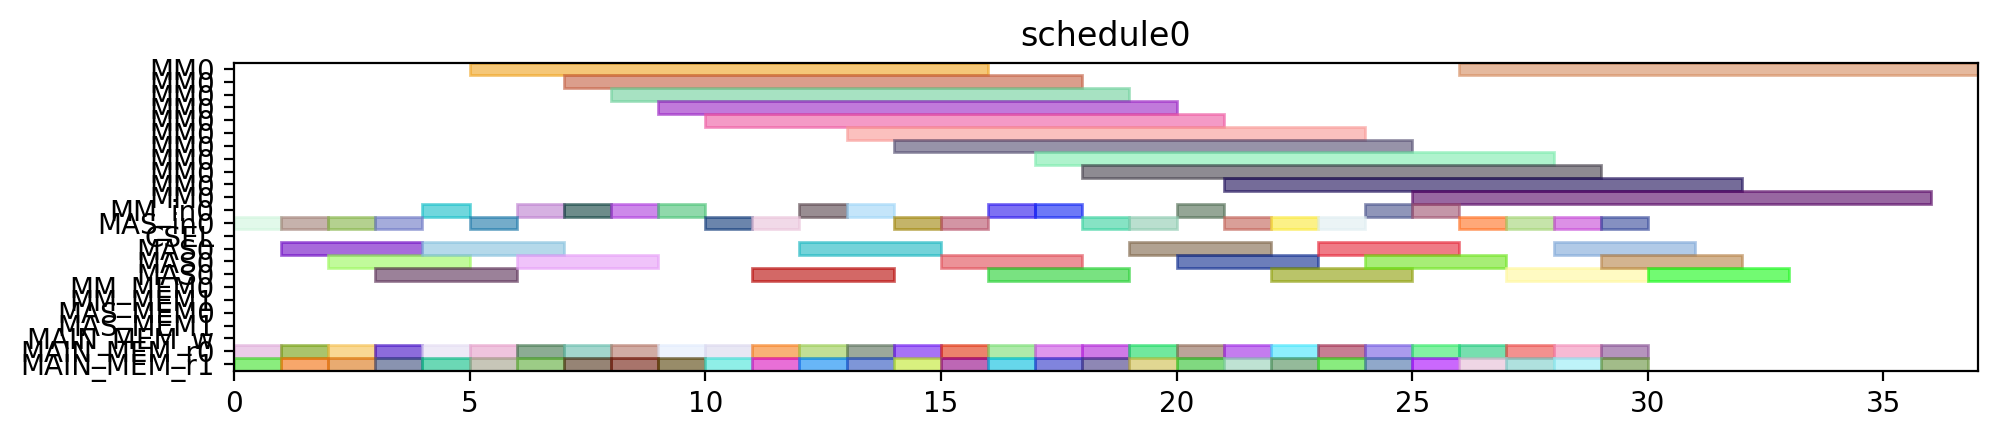

Generate this figure with Python:
from pyschedule import Scenario, solvers, plotters, alt


def solve():
	horizon = 120
	S = Scenario("schedule0", horizon=horizon)

	# resource
	MM = S.Resources('MM', num=1, size=11)
	MM_in = S.Resources('MM_in', num=1)
	MAS_in = S.Resources('MAS_in', num=1)
	CSEL = S.Resource('CSEL')
	MAS = S.Resources('MAS', num=1, size=3, periods=range(1, horizon))
	MM_MEM = S.Resources('MM_MEM', num=2)
	MAS_MEM = S.Resources('MAS_MEM', num=2)
	MAIN_MEM_w = S.Resource('MAIN_MEM_w', size=1)
	MAIN_MEM_r = S.Resources('MAIN_MEM_r', num=2)

	# result of previous scheduling

	# new tasks
	T1_t0 = S.Task('T1_t0', length=3, delay_cost=1)
	T1_t0 += alt(MAS)
	T1_t0_in = S.Task('T1_t0_in', length=1, delay_cost=1)
	T1_t0_in += alt(MAS_in)
	S += T1_t0_in*MAS_in[0]<=T1_t0*MAS[0]

	T1_t0_mem0 = S.Task('T1_t0_mem0', length=1, delay_cost=1)
	T1_t0_mem0 += MAIN_MEM_r[0]
	S += T1_t0_mem0 <= T1_t0

	T1_t0_mem1 = S.Task('T1_t0_mem1', length=1, delay_cost=1)
	T1_t0_mem1 += MAIN_MEM_r[1]
	S += T1_t0_mem1 <= T1_t0

	T1_t1 = S.Task('T1_t1', length=3, delay_cost=1)
	T1_t1 += alt(MAS)
	T1_t1_in = S.Task('T1_t1_in', length=1, delay_cost=1)
	T1_t1_in += alt(MAS_in)
	S += T1_t1_in*MAS_in[0]<=T1_t1*MAS[0]

	T1_t1_mem0 = S.Task('T1_t1_mem0', length=1, delay_cost=1)
	T1_t1_mem0 += MAIN_MEM_r[0]
	S += T1_t1_mem0 <= T1_t1

	T1_t1_mem1 = S.Task('T1_t1_mem1', length=1, delay_cost=1)
	T1_t1_mem1 += MAIN_MEM_r[1]
	S += T1_t1_mem1 <= T1_t1

	T1_t3 = S.Task('T1_t3', length=11, delay_cost=1)
	T1_t3 += alt(MM)
	T1_t3_in = S.Task('T1_t3_in', length=1, delay_cost=1)
	T1_t3_in += alt(MM_in)
	S += T1_t3_in*MM_in[0]<=T1_t3*MM[0]
	T1_t3_mem0 = S.Task('T1_t3_mem0', length=1, delay_cost=1)
	T1_t3_mem0 += MAIN_MEM_r[0]
	S += T1_t3_mem0 <= T1_t3

	T1_t3_mem1 = S.Task('T1_t3_mem1', length=1, delay_cost=1)
	T1_t3_mem1 += MAIN_MEM_r[1]
	S += T1_t3_mem1 <= T1_t3

	T2_t0 = S.Task('T2_t0', length=11, delay_cost=1)
	T2_t0 += alt(MM)
	T2_t0_in = S.Task('T2_t0_in', length=1, delay_cost=1)
	T2_t0_in += alt(MM_in)
	S += T2_t0_in*MM_in[0]<=T2_t0*MM[0]
	T2_t0_mem0 = S.Task('T2_t0_mem0', length=1, delay_cost=1)
	T2_t0_mem0 += MAIN_MEM_r[0]
	S += T2_t0_mem0 <= T2_t0

	T2_t0_mem1 = S.Task('T2_t0_mem1', length=1, delay_cost=1)
	T2_t0_mem1 += MAIN_MEM_r[1]
	S += T2_t0_mem1 <= T2_t0

	T2_t1 = S.Task('T2_t1', length=11, delay_cost=1)
	T2_t1 += alt(MM)
	T2_t1_in = S.Task('T2_t1_in', length=1, delay_cost=1)
	T2_t1_in += alt(MM_in)
	S += T2_t1_in*MM_in[0]<=T2_t1*MM[0]
	T2_t1_mem0 = S.Task('T2_t1_mem0', length=1, delay_cost=1)
	T2_t1_mem0 += MAIN_MEM_r[0]
	S += T2_t1_mem0 <= T2_t1

	T2_t1_mem1 = S.Task('T2_t1_mem1', length=1, delay_cost=1)
	T2_t1_mem1 += MAIN_MEM_r[1]
	S += T2_t1_mem1 <= T2_t1

	T2_t2 = S.Task('T2_t2', length=3, delay_cost=1)
	T2_t2 += alt(MAS)
	T2_t2_in = S.Task('T2_t2_in', length=1, delay_cost=1)
	T2_t2_in += alt(MAS_in)
	S += T2_t2_in*MAS_in[0]<=T2_t2*MAS[0]

	T2_t2_mem0 = S.Task('T2_t2_mem0', length=1, delay_cost=1)
	T2_t2_mem0 += MAIN_MEM_r[0]
	S += T2_t2_mem0 <= T2_t2

	T2_t2_mem1 = S.Task('T2_t2_mem1', length=1, delay_cost=1)
	T2_t2_mem1 += MAIN_MEM_r[1]
	S += T2_t2_mem1 <= T2_t2

	T2_t3 = S.Task('T2_t3', length=3, delay_cost=1)
	T2_t3 += alt(MAS)
	T2_t3_in = S.Task('T2_t3_in', length=1, delay_cost=1)
	T2_t3_in += alt(MAS_in)
	S += T2_t3_in*MAS_in[0]<=T2_t3*MAS[0]

	T2_t3_mem0 = S.Task('T2_t3_mem0', length=1, delay_cost=1)
	T2_t3_mem0 += MAIN_MEM_r[0]
	S += T2_t3_mem0 <= T2_t3

	T2_t3_mem1 = S.Task('T2_t3_mem1', length=1, delay_cost=1)
	T2_t3_mem1 += MAIN_MEM_r[1]
	S += T2_t3_mem1 <= T2_t3

	T3_t0 = S.Task('T3_t0', length=11, delay_cost=1)
	T3_t0 += alt(MM)
	T3_t0_in = S.Task('T3_t0_in', length=1, delay_cost=1)
	T3_t0_in += alt(MM_in)
	S += T3_t0_in*MM_in[0]<=T3_t0*MM[0]
	T3_t0_mem0 = S.Task('T3_t0_mem0', length=1, delay_cost=1)
	T3_t0_mem0 += MAIN_MEM_r[0]
	S += T3_t0_mem0 <= T3_t0

	T3_t0_mem1 = S.Task('T3_t0_mem1', length=1, delay_cost=1)
	T3_t0_mem1 += MAIN_MEM_r[1]
	S += T3_t0_mem1 <= T3_t0

	T3_t1 = S.Task('T3_t1', length=11, delay_cost=1)
	T3_t1 += alt(MM)
	T3_t1_in = S.Task('T3_t1_in', length=1, delay_cost=1)
	T3_t1_in += alt(MM_in)
	S += T3_t1_in*MM_in[0]<=T3_t1*MM[0]
	T3_t1_mem0 = S.Task('T3_t1_mem0', length=1, delay_cost=1)
	T3_t1_mem0 += MAIN_MEM_r[0]
	S += T3_t1_mem0 <= T3_t1

	T3_t1_mem1 = S.Task('T3_t1_mem1', length=1, delay_cost=1)
	T3_t1_mem1 += MAIN_MEM_r[1]
	S += T3_t1_mem1 <= T3_t1

	T3_t2 = S.Task('T3_t2', length=3, delay_cost=1)
	T3_t2 += alt(MAS)
	T3_t2_in = S.Task('T3_t2_in', length=1, delay_cost=1)
	T3_t2_in += alt(MAS_in)
	S += T3_t2_in*MAS_in[0]<=T3_t2*MAS[0]

	T3_t2_mem0 = S.Task('T3_t2_mem0', length=1, delay_cost=1)
	T3_t2_mem0 += MAIN_MEM_r[0]
	S += T3_t2_mem0 <= T3_t2

	T3_t2_mem1 = S.Task('T3_t2_mem1', length=1, delay_cost=1)
	T3_t2_mem1 += MAIN_MEM_r[1]
	S += T3_t2_mem1 <= T3_t2

	T3_t3 = S.Task('T3_t3', length=3, delay_cost=1)
	T3_t3 += alt(MAS)
	T3_t3_in = S.Task('T3_t3_in', length=1, delay_cost=1)
	T3_t3_in += alt(MAS_in)
	S += T3_t3_in*MAS_in[0]<=T3_t3*MAS[0]

	T3_t3_mem0 = S.Task('T3_t3_mem0', length=1, delay_cost=1)
	T3_t3_mem0 += MAIN_MEM_r[0]
	S += T3_t3_mem0 <= T3_t3

	T3_t3_mem1 = S.Task('T3_t3_mem1', length=1, delay_cost=1)
	T3_t3_mem1 += MAIN_MEM_r[1]
	S += T3_t3_mem1 <= T3_t3

	T4_t0 = S.Task('T4_t0', length=11, delay_cost=1)
	T4_t0 += alt(MM)
	T4_t0_in = S.Task('T4_t0_in', length=1, delay_cost=1)
	T4_t0_in += alt(MM_in)
	S += T4_t0_in*MM_in[0]<=T4_t0*MM[0]
	T4_t0_mem0 = S.Task('T4_t0_mem0', length=1, delay_cost=1)
	T4_t0_mem0 += MAIN_MEM_r[0]
	S += T4_t0_mem0 <= T4_t0

	T4_t0_mem1 = S.Task('T4_t0_mem1', length=1, delay_cost=1)
	T4_t0_mem1 += MAIN_MEM_r[1]
	S += T4_t0_mem1 <= T4_t0

	T4_t1 = S.Task('T4_t1', length=11, delay_cost=1)
	T4_t1 += alt(MM)
	T4_t1_in = S.Task('T4_t1_in', length=1, delay_cost=1)
	T4_t1_in += alt(MM_in)
	S += T4_t1_in*MM_in[0]<=T4_t1*MM[0]
	T4_t1_mem0 = S.Task('T4_t1_mem0', length=1, delay_cost=1)
	T4_t1_mem0 += MAIN_MEM_r[0]
	S += T4_t1_mem0 <= T4_t1

	T4_t1_mem1 = S.Task('T4_t1_mem1', length=1, delay_cost=1)
	T4_t1_mem1 += MAIN_MEM_r[1]
	S += T4_t1_mem1 <= T4_t1

	T4_t2 = S.Task('T4_t2', length=3, delay_cost=1)
	T4_t2 += alt(MAS)
	T4_t2_in = S.Task('T4_t2_in', length=1, delay_cost=1)
	T4_t2_in += alt(MAS_in)
	S += T4_t2_in*MAS_in[0]<=T4_t2*MAS[0]

	T4_t2_mem0 = S.Task('T4_t2_mem0', length=1, delay_cost=1)
	T4_t2_mem0 += MAIN_MEM_r[0]
	S += T4_t2_mem0 <= T4_t2

	T4_t2_mem1 = S.Task('T4_t2_mem1', length=1, delay_cost=1)
	T4_t2_mem1 += MAIN_MEM_r[1]
	S += T4_t2_mem1 <= T4_t2

	T4_t3 = S.Task('T4_t3', length=3, delay_cost=1)
	T4_t3 += alt(MAS)
	T4_t3_in = S.Task('T4_t3_in', length=1, delay_cost=1)
	T4_t3_in += alt(MAS_in)
	S += T4_t3_in*MAS_in[0]<=T4_t3*MAS[0]

	T4_t3_mem0 = S.Task('T4_t3_mem0', length=1, delay_cost=1)
	T4_t3_mem0 += MAIN_MEM_r[0]
	S += T4_t3_mem0 <= T4_t3

	T4_t3_mem1 = S.Task('T4_t3_mem1', length=1, delay_cost=1)
	T4_t3_mem1 += MAIN_MEM_r[1]
	S += T4_t3_mem1 <= T4_t3

	T5_t0 = S.Task('T5_t0', length=3, delay_cost=1)
	T5_t0 += alt(MAS)
	T5_t0_in = S.Task('T5_t0_in', length=1, delay_cost=1)
	T5_t0_in += alt(MAS_in)
	S += T5_t0_in*MAS_in[0]<=T5_t0*MAS[0]

	T5_t0_mem0 = S.Task('T5_t0_mem0', length=1, delay_cost=1)
	T5_t0_mem0 += MAIN_MEM_r[0]
	S += T5_t0_mem0 <= T5_t0

	T5_t0_mem1 = S.Task('T5_t0_mem1', length=1, delay_cost=1)
	T5_t0_mem1 += MAIN_MEM_r[1]
	S += T5_t0_mem1 <= T5_t0

	T5_t1 = S.Task('T5_t1', length=3, delay_cost=1)
	T5_t1 += alt(MAS)
	T5_t1_in = S.Task('T5_t1_in', length=1, delay_cost=1)
	T5_t1_in += alt(MAS_in)
	S += T5_t1_in*MAS_in[0]<=T5_t1*MAS[0]

	T5_t1_mem0 = S.Task('T5_t1_mem0', length=1, delay_cost=1)
	T5_t1_mem0 += MAIN_MEM_r[0]
	S += T5_t1_mem0 <= T5_t1

	T5_t1_mem1 = S.Task('T5_t1_mem1', length=1, delay_cost=1)
	T5_t1_mem1 += MAIN_MEM_r[1]
	S += T5_t1_mem1 <= T5_t1

	T5_t3 = S.Task('T5_t3', length=11, delay_cost=1)
	T5_t3 += alt(MM)
	T5_t3_in = S.Task('T5_t3_in', length=1, delay_cost=1)
	T5_t3_in += alt(MM_in)
	S += T5_t3_in*MM_in[0]<=T5_t3*MM[0]
	T5_t3_mem0 = S.Task('T5_t3_mem0', length=1, delay_cost=1)
	T5_t3_mem0 += MAIN_MEM_r[0]
	S += T5_t3_mem0 <= T5_t3

	T5_t3_mem1 = S.Task('T5_t3_mem1', length=1, delay_cost=1)
	T5_t3_mem1 += MAIN_MEM_r[1]
	S += T5_t3_mem1 <= T5_t3

	T6_t0 = S.Task('T6_t0', length=11, delay_cost=1)
	T6_t0 += alt(MM)
	T6_t0_in = S.Task('T6_t0_in', length=1, delay_cost=1)
	T6_t0_in += alt(MM_in)
	S += T6_t0_in*MM_in[0]<=T6_t0*MM[0]
	T6_t0_mem0 = S.Task('T6_t0_mem0', length=1, delay_cost=1)
	T6_t0_mem0 += MAIN_MEM_r[0]
	S += T6_t0_mem0 <= T6_t0

	T6_t0_mem1 = S.Task('T6_t0_mem1', length=1, delay_cost=1)
	T6_t0_mem1 += MAIN_MEM_r[1]
	S += T6_t0_mem1 <= T6_t0

	T6_t1 = S.Task('T6_t1', length=11, delay_cost=1)
	T6_t1 += alt(MM)
	T6_t1_in = S.Task('T6_t1_in', length=1, delay_cost=1)
	T6_t1_in += alt(MM_in)
	S += T6_t1_in*MM_in[0]<=T6_t1*MM[0]
	T6_t1_mem0 = S.Task('T6_t1_mem0', length=1, delay_cost=1)
	T6_t1_mem0 += MAIN_MEM_r[0]
	S += T6_t1_mem0 <= T6_t1

	T6_t1_mem1 = S.Task('T6_t1_mem1', length=1, delay_cost=1)
	T6_t1_mem1 += MAIN_MEM_r[1]
	S += T6_t1_mem1 <= T6_t1

	T6_t2 = S.Task('T6_t2', length=3, delay_cost=1)
	T6_t2 += alt(MAS)
	T6_t2_in = S.Task('T6_t2_in', length=1, delay_cost=1)
	T6_t2_in += alt(MAS_in)
	S += T6_t2_in*MAS_in[0]<=T6_t2*MAS[0]

	T6_t2_mem0 = S.Task('T6_t2_mem0', length=1, delay_cost=1)
	T6_t2_mem0 += MAIN_MEM_r[0]
	S += T6_t2_mem0 <= T6_t2

	T6_t2_mem1 = S.Task('T6_t2_mem1', length=1, delay_cost=1)
	T6_t2_mem1 += MAIN_MEM_r[1]
	S += T6_t2_mem1 <= T6_t2

	T6_t3 = S.Task('T6_t3', length=3, delay_cost=1)
	T6_t3 += alt(MAS)
	T6_t3_in = S.Task('T6_t3_in', length=1, delay_cost=1)
	T6_t3_in += alt(MAS_in)
	S += T6_t3_in*MAS_in[0]<=T6_t3*MAS[0]

	T6_t3_mem0 = S.Task('T6_t3_mem0', length=1, delay_cost=1)
	T6_t3_mem0 += MAIN_MEM_r[0]
	S += T6_t3_mem0 <= T6_t3

	T6_t3_mem1 = S.Task('T6_t3_mem1', length=1, delay_cost=1)
	T6_t3_mem1 += MAIN_MEM_r[1]
	S += T6_t3_mem1 <= T6_t3

	T7_t0 = S.Task('T7_t0', length=11, delay_cost=1)
	T7_t0 += alt(MM)
	T7_t0_in = S.Task('T7_t0_in', length=1, delay_cost=1)
	T7_t0_in += alt(MM_in)
	S += T7_t0_in*MM_in[0]<=T7_t0*MM[0]
	T7_t0_mem0 = S.Task('T7_t0_mem0', length=1, delay_cost=1)
	T7_t0_mem0 += MAIN_MEM_r[0]
	S += T7_t0_mem0 <= T7_t0

	T7_t0_mem1 = S.Task('T7_t0_mem1', length=1, delay_cost=1)
	T7_t0_mem1 += MAIN_MEM_r[1]
	S += T7_t0_mem1 <= T7_t0

	T7_t1 = S.Task('T7_t1', length=11, delay_cost=1)
	T7_t1 += alt(MM)
	T7_t1_in = S.Task('T7_t1_in', length=1, delay_cost=1)
	T7_t1_in += alt(MM_in)
	S += T7_t1_in*MM_in[0]<=T7_t1*MM[0]
	T7_t1_mem0 = S.Task('T7_t1_mem0', length=1, delay_cost=1)
	T7_t1_mem0 += MAIN_MEM_r[0]
	S += T7_t1_mem0 <= T7_t1

	T7_t1_mem1 = S.Task('T7_t1_mem1', length=1, delay_cost=1)
	T7_t1_mem1 += MAIN_MEM_r[1]
	S += T7_t1_mem1 <= T7_t1

	T7_t2 = S.Task('T7_t2', length=3, delay_cost=1)
	T7_t2 += alt(MAS)
	T7_t2_in = S.Task('T7_t2_in', length=1, delay_cost=1)
	T7_t2_in += alt(MAS_in)
	S += T7_t2_in*MAS_in[0]<=T7_t2*MAS[0]

	T7_t2_mem0 = S.Task('T7_t2_mem0', length=1, delay_cost=1)
	T7_t2_mem0 += MAIN_MEM_r[0]
	S += T7_t2_mem0 <= T7_t2

	T7_t2_mem1 = S.Task('T7_t2_mem1', length=1, delay_cost=1)
	T7_t2_mem1 += MAIN_MEM_r[1]
	S += T7_t2_mem1 <= T7_t2

	T7_t3 = S.Task('T7_t3', length=3, delay_cost=1)
	T7_t3 += alt(MAS)
	T7_t3_in = S.Task('T7_t3_in', length=1, delay_cost=1)
	T7_t3_in += alt(MAS_in)
	S += T7_t3_in*MAS_in[0]<=T7_t3*MAS[0]

	T7_t3_mem0 = S.Task('T7_t3_mem0', length=1, delay_cost=1)
	T7_t3_mem0 += MAIN_MEM_r[0]
	S += T7_t3_mem0 <= T7_t3

	T7_t3_mem1 = S.Task('T7_t3_mem1', length=1, delay_cost=1)
	T7_t3_mem1 += MAIN_MEM_r[1]
	S += T7_t3_mem1 <= T7_t3

	T8_t2 = S.Task('T8_t2', length=3, delay_cost=1)
	T8_t2 += alt(MAS)
	T8_t2_in = S.Task('T8_t2_in', length=1, delay_cost=1)
	T8_t2_in += alt(MAS_in)
	S += T8_t2_in*MAS_in[0]<=T8_t2*MAS[0]

	T8_t2_mem0 = S.Task('T8_t2_mem0', length=1, delay_cost=1)
	T8_t2_mem0 += MAIN_MEM_r[0]
	S += T8_t2_mem0 <= T8_t2

	T8_t2_mem1 = S.Task('T8_t2_mem1', length=1, delay_cost=1)
	T8_t2_mem1 += MAIN_MEM_r[1]
	S += T8_t2_mem1 <= T8_t2

	T9_t2 = S.Task('T9_t2', length=3, delay_cost=1)
	T9_t2 += alt(MAS)
	T9_t2_in = S.Task('T9_t2_in', length=1, delay_cost=1)
	T9_t2_in += alt(MAS_in)
	S += T9_t2_in*MAS_in[0]<=T9_t2*MAS[0]

	T9_t2_mem0 = S.Task('T9_t2_mem0', length=1, delay_cost=1)
	T9_t2_mem0 += MAIN_MEM_r[0]
	S += T9_t2_mem0 <= T9_t2

	T9_t2_mem1 = S.Task('T9_t2_mem1', length=1, delay_cost=1)
	T9_t2_mem1 += MAIN_MEM_r[1]
	S += T9_t2_mem1 <= T9_t2

	T10_t2 = S.Task('T10_t2', length=3, delay_cost=1)
	T10_t2 += alt(MAS)
	T10_t2_in = S.Task('T10_t2_in', length=1, delay_cost=1)
	T10_t2_in += alt(MAS_in)
	S += T10_t2_in*MAS_in[0]<=T10_t2*MAS[0]

	T10_t2_mem0 = S.Task('T10_t2_mem0', length=1, delay_cost=1)
	T10_t2_mem0 += MAIN_MEM_r[0]
	S += T10_t2_mem0 <= T10_t2

	T10_t2_mem1 = S.Task('T10_t2_mem1', length=1, delay_cost=1)
	T10_t2_mem1 += MAIN_MEM_r[1]
	S += T10_t2_mem1 <= T10_t2

	T11_t2 = S.Task('T11_t2', length=3, delay_cost=1)
	T11_t2 += alt(MAS)
	T11_t2_in = S.Task('T11_t2_in', length=1, delay_cost=1)
	T11_t2_in += alt(MAS_in)
	S += T11_t2_in*MAS_in[0]<=T11_t2*MAS[0]

	T11_t2_mem0 = S.Task('T11_t2_mem0', length=1, delay_cost=1)
	T11_t2_mem0 += MAIN_MEM_r[0]
	S += T11_t2_mem0 <= T11_t2

	T11_t2_mem1 = S.Task('T11_t2_mem1', length=1, delay_cost=1)
	T11_t2_mem1 += MAIN_MEM_r[1]
	S += T11_t2_mem1 <= T11_t2

	solvers.mip.solve(S,msg=1,kind='CPLEX',ratio_gap=1.01)

	solution = [['hoge']*len(S.solution()[1]) for i in range(len(S.solution()))]
	for i in range(len(S.solution())):
		for j in range(len(S.solution()[i])):
			solution[i][j]=str(S.solution()[i][j])
	print(solution)

	cycles = int(solution[-1][3])

	pic_file_name = "/mnt/rose/usr1/fukuda/ABE/multiRAM_multiMAS_16mux/scheduling_result/stage11MM1_stage3MAS1/EP2_LADDERMUL/schedule0.png"
	if(S.solution() != []):
		plotters.matplotlib.plot(S,img_filename=pic_file_name, show_task_labels=False, fig_size=(cycles*0.25+3, 2))

	return solution
